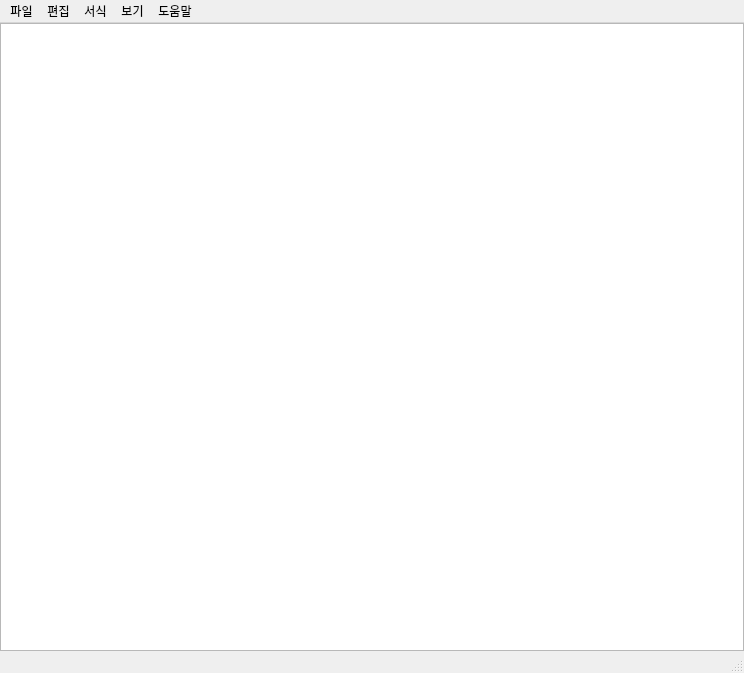
<?xml version="1.0" encoding="UTF-8"?>
<ui version="4.0">
 <class>MainWindow</class>
 <widget class="QMainWindow" name="MainWindow">
  <property name="geometry">
   <rect>
    <x>0</x>
    <y>0</y>
    <width>744</width>
    <height>673</height>
   </rect>
  </property>
  <property name="windowTitle">
   <string>헬로 큐티파이</string>
  </property>
  <widget class="QWidget" name="centralwidget">
   <layout class="QGridLayout" name="gridLayout">
    <property name="leftMargin">
     <number>0</number>
    </property>
    <property name="topMargin">
     <number>0</number>
    </property>
    <property name="rightMargin">
     <number>0</number>
    </property>
    <property name="bottomMargin">
     <number>0</number>
    </property>
    <item row="0" column="0">
     <layout class="QGridLayout" name="gridLayout_2">
      <item row="0" column="0">
       <widget class="QPlainTextEdit" name="plainTextEdit"/>
      </item>
     </layout>
    </item>
   </layout>
  </widget>
  <widget class="QMenuBar" name="menubar">
   <property name="geometry">
    <rect>
     <x>0</x>
     <y>0</y>
     <width>744</width>
     <height>21</height>
    </rect>
   </property>
   <widget class="QMenu" name="menu_file">
    <property name="title">
     <string>파일</string>
    </property>
    <addaction name="action_open"/>
    <addaction name="action_save"/>
    <addaction name="action_saveas"/>
    <addaction name="action_close"/>
   </widget>
   <widget class="QMenu" name="menu_edit">
    <property name="title">
     <string>편집</string>
    </property>
    <addaction name="action_undo"/>
    <addaction name="separator"/>
    <addaction name="action_cut"/>
    <addaction name="action_copy"/>
    <addaction name="action_paste"/>
    <addaction name="separator"/>
    <addaction name="action_find"/>
    <addaction name="action_next_find"/>
    <addaction name="action_prev_find"/>
    <addaction name="action_find_replace"/>
    <addaction name="action_go"/>
    <addaction name="separator"/>
    <addaction name="action_all_select"/>
    <addaction name="action_datetime"/>
   </widget>
   <widget class="QMenu" name="menu_form">
    <property name="title">
     <string>서식</string>
    </property>
    <addaction name="action_wrap"/>
    <addaction name="action_font"/>
   </widget>
   <widget class="QMenu" name="menu_view">
    <property name="title">
     <string>보기</string>
    </property>
    <widget class="QMenu" name="menu">
     <property name="title">
      <string>확대하기/축소하기</string>
     </property>
     <addaction name="action_zoom_in"/>
     <addaction name="action_zoom_out"/>
     <addaction name="action_zoom_restore"/>
    </widget>
    <addaction name="menu"/>
    <addaction name="action_statusbar_view"/>
   </widget>
   <widget class="QMenu" name="menu_help">
    <property name="title">
     <string>도움말</string>
    </property>
    <addaction name="action_help"/>
    <addaction name="action_info"/>
    <addaction name="separator"/>
    <addaction name="action_30"/>
   </widget>
   <addaction name="menu_file"/>
   <addaction name="menu_edit"/>
   <addaction name="menu_form"/>
   <addaction name="menu_view"/>
   <addaction name="menu_help"/>
  </widget>
  <widget class="QStatusBar" name="statusbar"/>
  <action name="action_open">
   <property name="text">
    <string>열기</string>
   </property>
   <property name="shortcut">
    <string>Ctrl+O</string>
   </property>
  </action>
  <action name="action_save">
   <property name="text">
    <string>저장</string>
   </property>
   <property name="shortcut">
    <string>Ctrl+S</string>
   </property>
  </action>
  <action name="action_saveas">
   <property name="text">
    <string>다른 이름으로 저장</string>
   </property>
   <property name="shortcut">
    <string>Ctrl+Shift+S</string>
   </property>
  </action>
  <action name="action_close">
   <property name="text">
    <string>끝내기</string>
   </property>
  </action>
  <action name="action_wrap">
   <property name="text">
    <string>자동 줄 바꿈</string>
   </property>
  </action>
  <action name="action_font">
   <property name="text">
    <string>글꼴
</string>
   </property>
  </action>
  <action name="action_undo">
   <property name="text">
    <string>실행취소</string>
   </property>
   <property name="shortcut">
    <string>Ctrl+Z</string>
   </property>
  </action>
  <action name="action_cut">
   <property name="text">
    <string>잘라내기</string>
   </property>
   <property name="shortcut">
    <string>Ctrl+X</string>
   </property>
  </action>
  <action name="action_copy">
   <property name="text">
    <string>복사</string>
   </property>
   <property name="shortcut">
    <string>Ctrl+C</string>
   </property>
  </action>
  <action name="action_paste">
   <property name="text">
    <string>붙여넣기</string>
   </property>
   <property name="shortcut">
    <string>Ctrl+V</string>
   </property>
  </action>
  <action name="action_find">
   <property name="text">
    <string>찾기</string>
   </property>
   <property name="shortcut">
    <string>Ctrl+F</string>
   </property>
  </action>
  <action name="action_next_find">
   <property name="text">
    <string>다음 찾기</string>
   </property>
   <property name="shortcut">
    <string>F3</string>
   </property>
  </action>
  <action name="action_prev_find">
   <property name="text">
    <string>이전 찾기</string>
   </property>
   <property name="shortcut">
    <string>Shift+F3</string>
   </property>
  </action>
  <action name="action_find_replace">
   <property name="text">
    <string>바꾸기</string>
   </property>
   <property name="shortcut">
    <string>Ctrl+H</string>
   </property>
  </action>
  <action name="action_go">
   <property name="text">
    <string>이동</string>
   </property>
   <property name="shortcut">
    <string>Ctrl+G</string>
   </property>
  </action>
  <action name="action_all_select">
   <property name="text">
    <string>모두 선택</string>
   </property>
   <property name="shortcut">
    <string>Ctrl+A</string>
   </property>
  </action>
  <action name="action_datetime">
   <property name="text">
    <string>시간/날짜</string>
   </property>
   <property name="shortcut">
    <string>F5</string>
   </property>
  </action>
  <action name="action_19">
   <property name="text">
    <string>자동 줄 바꿈</string>
   </property>
  </action>
  <action name="action_20">
   <property name="text">
    <string>글꼴
</string>
   </property>
  </action>
  <action name="action_statusbar_view">
   <property name="text">
    <string>상태 표시줄</string>
   </property>
  </action>
  <action name="action_zoom_in">
   <property name="text">
    <string>확대</string>
   </property>
   <property name="shortcut">
    <string>Ctrl++</string>
   </property>
  </action>
  <action name="action_zoom_out">
   <property name="text">
    <string>축소</string>
   </property>
   <property name="shortcut">
    <string>Ctrl+-</string>
   </property>
  </action>
  <action name="action_zoom_restore">
   <property name="text">
    <string>확대하기/축소하기 기본값 복원</string>
   </property>
   <property name="shortcut">
    <string>Ctrl+0</string>
   </property>
  </action>
  <action name="action_help">
   <property name="text">
    <string>도움말 보기</string>
   </property>
  </action>
  <action name="action_info">
   <property name="text">
    <string>피드백 보내기</string>
   </property>
  </action>
  <action name="action_30">
   <property name="text">
    <string>메모장 정보</string>
   </property>
  </action>
 </widget>
 <resources/>
 <connections/>
</ui>
